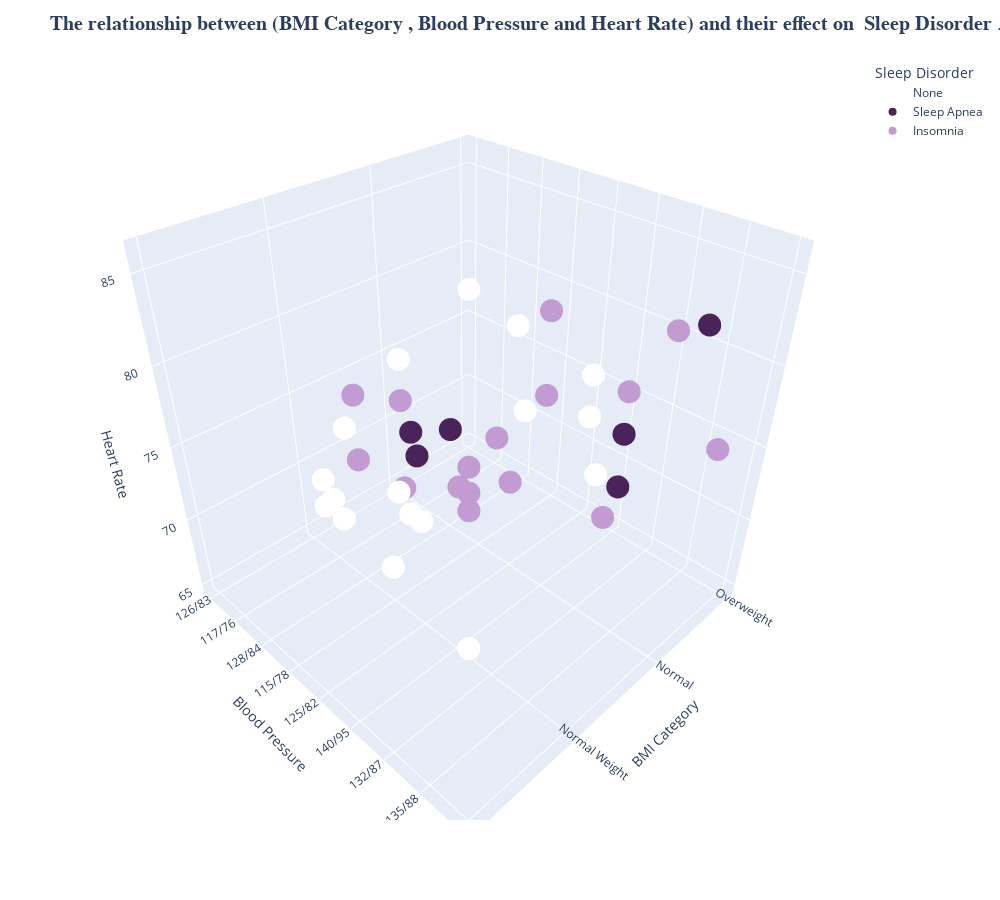

Write notebook code for a chart like this one.
### Code cell
fig=px.scatter_3d(sleep_data,x='BMI Category',y='Blood Pressure',z='Heart Rate',
                  color='Sleep Disorder',width=1000,height=900,
                  color_discrete_sequence=['white','#4A235A','#C39BD3'])


fig.update_layout(title='<b>The relationship between (BMI Category , Blood Pressure and Heart Rate) and their effect on  Sleep Disorder</b> ..',
                  titlefont={'size': 20,'family': 'Serif'},
                  showlegend=True)



fig.show()

### Figure 1 — Plotly figure (JSON) as saved in the notebook; plotly's stock layout.template omitted (floating-point values rounded to 4 significant figures; data arrays with more than 128 entries replaced by an {"elided": "..."} marker saying what was removed)
{"data": [{"hovertemplate": "Sleep Disorder=None<br>BMI Category=%{x}<br>Blood Pressure=%{y}<br>Heart Rate=%{z}<extra></extra>", "legendgroup": "None", "marker": {"color": "white", "symbol": "circle"}, "mode": "markers", "name": "None", "scene": "scene", "showlegend": true, "type": "scatter3d", "x": {"elided": "219 str values"}, "y": {"elided": "219 str values"}, "z": {"elided": "219 int values"}}, {"hovertemplate": "Sleep Disorder=Sleep Apnea<br>BMI Category=%{x}<br>Blood Pressure=%{y}<br>Heart Rate=%{z}<extra></extra>", "legendgroup": "Sleep Apnea", "marker": {"color": "#4A235A", "symbol": "circle"}, "mode": "markers", "name": "Sleep Apnea", "scene": "scene", "showlegend": true, "type": "scatter3d", "x": ["Obese", "Obese", "Normal Weight", "Normal", "Normal Weight", "Normal", "Overweight", "Overweight", "Obese", "Overweight", "Normal", "Normal", "Obese", "Overweight", "Overweight", "Normal", "Overweight", "Overweight", "Overweight", "Overweight", "Overweight", "Overweight", "Overweight", "Overweight", "Overweight", "Overweight", "Obese", "Obese", "Overweight", "Overweight", "Overweight", "Overweight", "Overweight", "Overweight", "Overweight", "Overweight", "Overweight", "Overweight", "Overweight", "Overweight", "Overweight", "Overweight", "Overweight", "Overweight", "Overweight", "Overweight", "Overweight", "Overweight", "Overweight", "Overweight", "Overweight", "Overweight", "Overweight", "Overweight", "Overweight", "Overweight", "Overweight", "Overweight", "Overweight", "Overweight", "Overweight", "Overweight", "Overweight", "Overweight", "Overweight", "Overweight", "Overweight", "Overweight", "Overweight", "Overweight", "Overweight", "Overweight", "Overweight", "Overweight", "Overweight", "Overweight", "Overweight", "Overweight"], "y": ["140/90", "140/90", "132/87", "120/80", "130/86", "120/80", "131/86", "131/86", "135/88", "129/84", "115/75", "130/85", "135/88", "130/85", "130/85", "130/85", "130/85", "140/95", "140/95", "140/95", "140/95", "140/95", "140/95", "140/95", "140/95", "140/95", "139/91", "139/91", "140/95", "140/95", "140/95", "140/95", "140/95", "140/95", "140/95", "140/95", "140/95", "140/95", "140/95", "140/95", "140/95", "140/95", "140/95", "140/95", "140/95", "140/95", "140/95", "140/95", "140/95", "140/95", "140/95", "140/95", "140/95", "140/95", "140/95", "140/95", "140/95", "140/95", "140/95", "140/95", "140/95", "140/95", "140/95", "140/95", "140/95", "140/95", "140/95", "140/95", "140/95", "140/95", "140/95", "140/95", "140/95", "140/95", "140/95", "140/95", "140/95", "140/95"], "z": [85, 85, 80, 70, 78, 70, 81, 81, 84, 74, 68, 68, 84, 78, 78, 70, 72, 75, 75, 75, 75, 75, 75, 75, 75, 75, 86, 86, 75, 75, 75, 75, 75, 75, 75, 75, 75, 75, 75, 75, 75, 75, 75, 75, 75, 75, 75, 75, 72, 72, 68, 68, 68, 68, 68, 68, 68, 68, 68, 68, 68, 68, 68, 68, 68, 68, 68, 68, 68, 68, 68, 68, 68, 68, 68, 68, 68, 68]}, {"hovertemplate": "Sleep Disorder=Insomnia<br>BMI Category=%{x}<br>Blood Pressure=%{y}<br>Heart Rate=%{z}<extra></extra>", "legendgroup": "Insomnia", "marker": {"color": "#C39BD3", "symbol": "circle"}, "mode": "markers", "name": "Insomnia", "scene": "scene", "showlegend": true, "type": "scatter3d", "x": ["Obese", "Obese", "Normal Weight", "Normal Weight", "Normal", "Normal", "Overweight", "Normal", "Overweight", "Normal", "Overweight", "Overweight", "Overweight", "Overweight", "Overweight", "Overweight", "Overweight", "Overweight", "Overweight", "Overweight", "Overweight", "Overweight", "Overweight", "Overweight", "Overweight", "Overweight", "Normal", "Normal", "Overweight", "Overweight", "Overweight", "Overweight", "Overweight", "Overweight", "Overweight", "Overweight", "Overweight", "Overweight", "Overweight", "Overweight", "Overweight", "Overweight", "Overweight", "Overweight", "Overweight", "Overweight", "Overweight", "Overweight", "Overweight", "Overweight", "Overweight", "Overweight", "Overweight", "Overweight", "Overweight", "Overweight", "Overweight", "Overweight", "Overweight", "Overweight", "Overweight", "Overweight", "Overweight", "Overweight", "Overweight", "Overweight", "Overweight", "Obese", "Obese", "Overweight", "Overweight", "Overweight", "Overweight", "Overweight", "Overweight", "Overweight", "Normal"], "y": ["140/90", "140/90", "132/87", "130/86", "125/80", "115/75", "129/84", "130/85", "132/87", "130/85", "130/85", "135/90", "130/85", "135/90", "130/85", "135/90", "130/85", "130/85", "130/85", "130/85", "130/85", "130/85", "130/85", "130/85", "130/85", "130/85", "130/85", "130/85", "135/90", "130/85", "130/85", "130/85", "135/90", "130/85", "135/90", "130/85", "135/90", "130/85", "135/90", "130/85", "135/90", "130/85", "135/90", "130/85", "130/85", "135/90", "130/85", "130/85", "135/90", "130/85", "130/85", "135/90", "130/85", "135/90", "130/85", "130/85", "135/90", "135/90", "135/90", "135/90", "135/90", "135/90", "135/90", "135/90", "135/90", "135/90", "135/90", "142/92", "142/92", "140/95", "130/85", "130/85", "130/85", "130/85", "130/85", "130/85", "125/80"], "z": [85, 82, 80, 78, 72, 68, 74, 68, 80, 70, 72, 65, 72, 65, 72, 65, 72, 72, 72, 72, 72, 72, 72, 72, 72, 72, 70, 70, 65, 72, 72, 72, 65, 72, 65, 72, 65, 72, 65, 72, 65, 72, 65, 72, 72, 65, 72, 72, 65, 72, 72, 65, 72, 65, 72, 78, 65, 65, 65, 65, 65, 65, 65, 65, 65, 65, 65, 83, 83, 75, 72, 72, 72, 72, 72, 72, 65]}], "layout": {"height": 900, "legend": {"title": {"text": "Sleep Disorder"}, "tracegroupgap": 0}, "margin": {"t": 60}, "scene": {"domain": {"x": [0, 1], "y": [0, 1]}, "xaxis": {"title": {"text": "BMI Category"}}, "yaxis": {"title": {"text": "Blood Pressure"}}, "zaxis": {"title": {"text": "Heart Rate"}}}, "showlegend": true, "title": {"font": {"family": "Serif", "size": 20}, "text": "<b>The relationship between (BMI Category , Blood Pressure and Heart Rate) and their effect on  Sleep Disorder</b> .."}, "width": 1000}}
